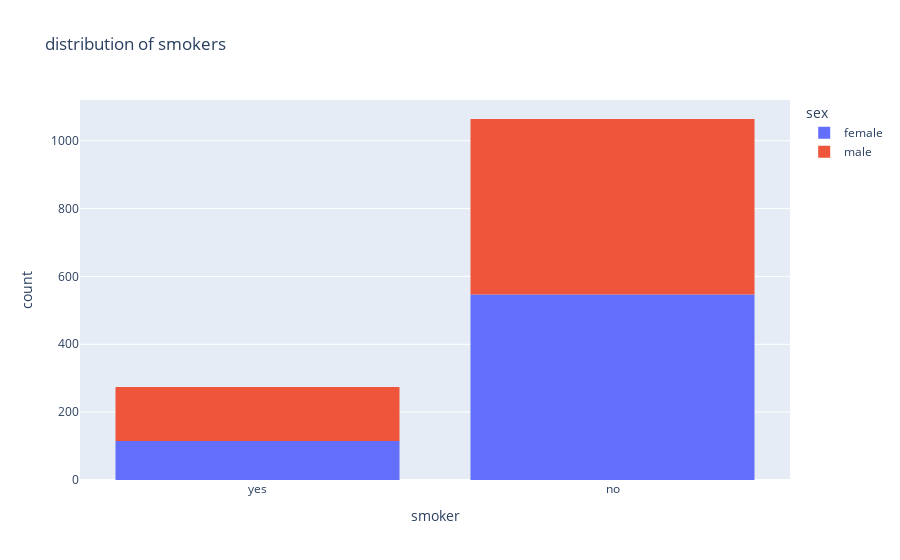

This figure's notebook cell:
### Code cell
print(df.smoker.value_counts())
fig = px.histogram(df, x = 'smoker', color='sex', title='distribution of smokers')
fig.show()

### Figure 1 — Plotly figure (JSON) as saved in the notebook; plotly's stock layout.template omitted (floating-point values rounded to 4 significant figures; data arrays with more than 128 entries replaced by an {"elided": "..."} marker saying what was removed)
{"data": [{"alignmentgroup": "True", "bingroup": "x", "hovertemplate": "sex=female<br>smoker=%{x}<br>count=%{y}<extra></extra>", "legendgroup": "female", "marker": {"color": "#636efa"}, "name": "female", "offsetgroup": "female", "orientation": "v", "showlegend": true, "type": "histogram", "x": {"elided": "662 str values"}, "xaxis": "x", "yaxis": "y"}, {"alignmentgroup": "True", "bingroup": "x", "hovertemplate": "sex=male<br>smoker=%{x}<br>count=%{y}<extra></extra>", "legendgroup": "male", "marker": {"color": "#EF553B"}, "name": "male", "offsetgroup": "male", "orientation": "v", "showlegend": true, "type": "histogram", "x": {"elided": "676 str values"}, "xaxis": "x", "yaxis": "y"}], "layout": {"barmode": "relative", "legend": {"title": {"text": "sex"}, "tracegroupgap": 0}, "title": {"text": "distribution of smokers"}, "xaxis": {"anchor": "y", "domain": [0, 1], "title": {"text": "smoker"}}, "yaxis": {"anchor": "x", "domain": [0, 1], "title": {"text": "count"}}}}
